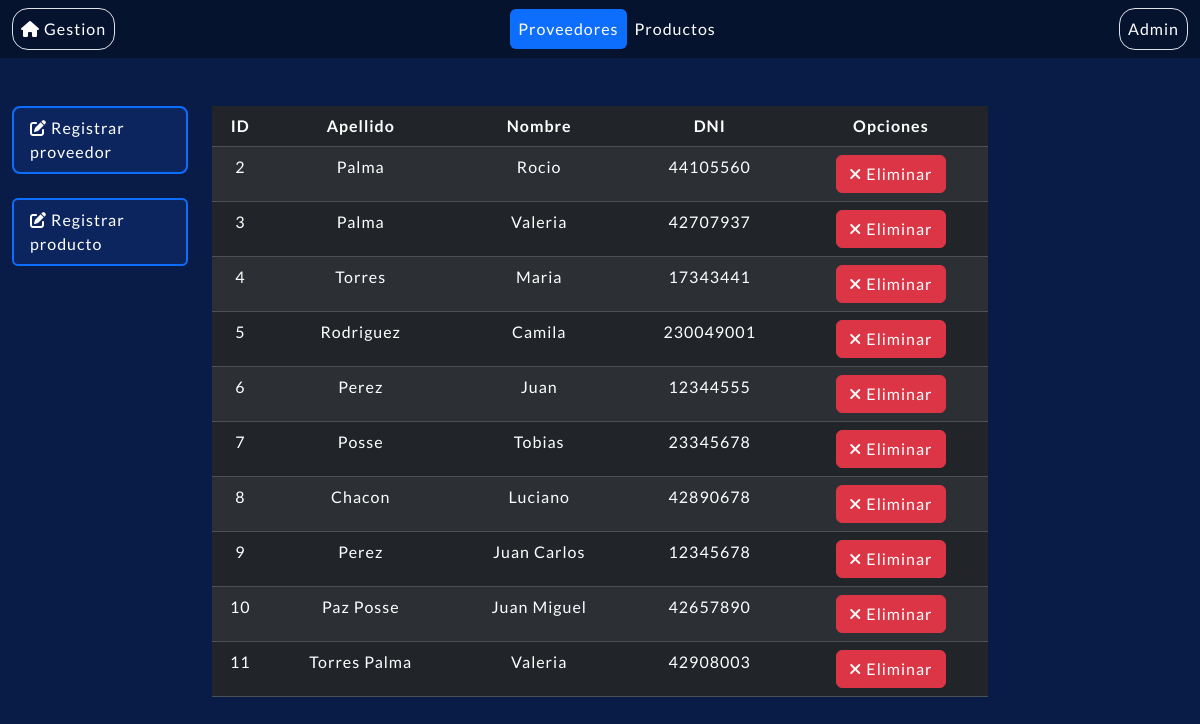
The page / on the database its author committed.
### compra/models.py (models this page shows, shortened)
class Proveedor(models.Model):
    nombre = models.CharField(max_length=100)
    apellido = models.CharField(max_length=100)
    dni = models.IntegerField()
    class Meta:
        ordering=['id','apellido', 'nombre'] # Orden asc en apellido y nombre
        verbose_name_plural = 'Proveedores'

### compra/views.py (the view)
# urls.py: path('', views.readProveedores, name="Mostrar como inicio la lista de proveedores"),
def readProveedores(request):
    proveedores = Proveedor.objects.all()
    return render(request, 'lista_proveedores.html', {'proveedores': proveedores})

### compra/templates/lista_proveedores.html (shortened to what this page needs)
{% extends 'base_lista.html' %}
{% block navbar %}
<a class="nav-link active" aria-currente="page" href="/proveedores">Proveedores</a>
<a class="nav-link" href="/productos">Productos</a>
{% endblock %}
{% block table %}
<thead>
    <tr>
        <th>ID</th>
        <th>Apellido</th>
        <th>Nombre</th>
        <th>DNI</th>
        <th>Opciones</th>
    </tr>
</thead>
<tbody>
    {% for proveedor in proveedores %}
    <tr>
        <td>{{proveedor.id}}</td>
        <td>{{proveedor.apellido}}</td>
        <td>{{proveedor.nombre}}</td>
        <td>{{proveedor.dni}}</td>
        <td><a href="/proveedor/eliminar/{{proveedor.id}}" class="btn btn-danger"><i class="fa-solid fa-xmark" style="color: #fafafa;"></i> Eliminar</a></td>
    </tr>
    {% endfor %}
</tbody>
{% endblock %}

### StockControl/static/CSS/base_lista.css (style rules this page uses)
* { margin: 0px; padding: 0px; font-family: "Lato", sans-serif; font-style: normal; letter-spacing: 1px; }
.navbar a { color: #ffff; }
td, th { text-align: center; }

### rows shown on the page
Proveedor: id "2", apellido "Palma", nombre "Rocio", dni "44105560"
Proveedor: id "3", apellido "Palma", nombre "Valeria", dni "42707937"
Proveedor: id "4", apellido "Torres", nombre "Maria", dni "17343441"
Proveedor: id "5", apellido "Rodriguez", nombre "Camila", dni "230049001"
Proveedor: id "6", apellido "Perez", nombre "Juan", dni "12344555"
Proveedor: id "7", apellido "Posse", nombre "Tobias", dni "23345678"
Proveedor: id "8", apellido "Chacon", nombre "Luciano", dni "42890678"
Proveedor: id "9", apellido "Perez", nombre "Juan Carlos", dni "12345678"
Proveedor: id "10", apellido "Paz Posse", nombre "Juan Miguel", dni "42657890"
Proveedor: id "11", apellido "Torres Palma", nombre "Valeria", dni "42908003"
